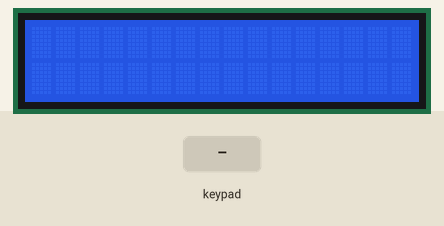
Recording of a sketch running on a simulated Arduino Uno, built with avr-gcc and run on an emulated ATmega328P. On the bench: 16×2 character LCD. The test bench sets the inputs (shaded band).

Above: at 1.2 s.
1.3 s: keypad keys 2 3 4 5 # pressed 0.4 s apart
At 4.9 s:
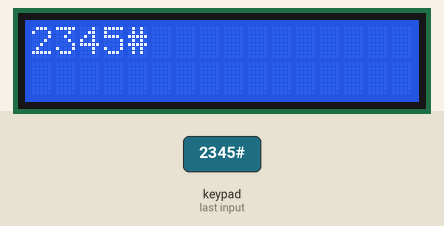
5.3 s: key 'A' pressed
At 5.8 s:
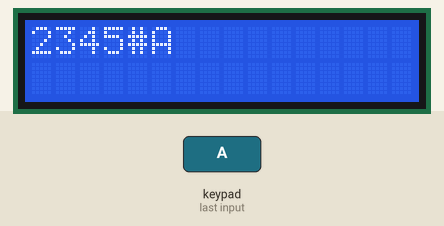
6.9 s: key 'B' pressed
At 7.6 s:
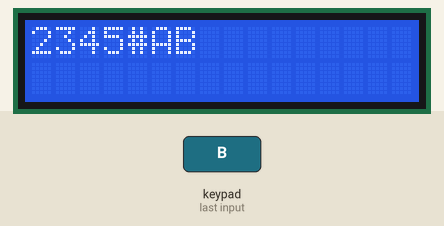
8.4 s: keypad keys 2 3 4 5 * pressed 0.4 s apart
At 11.6 s:
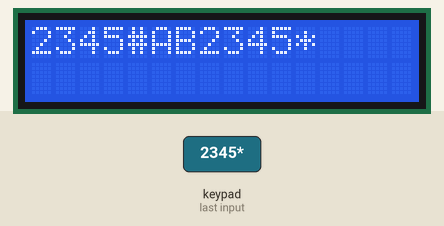
12.4 s: key 'C' pressed
At 13.7 s:
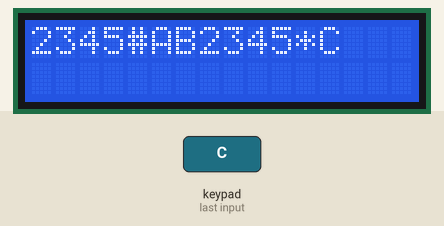
14.0 s: key '*' pressed
At 14.3 s:
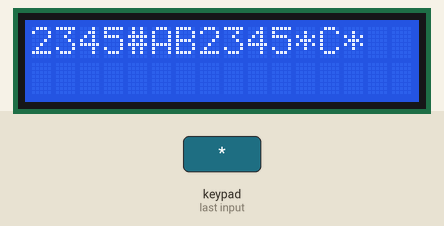
Timing chart, 0 to 16.5 s (numbered marks = the images above; inputs shaded):
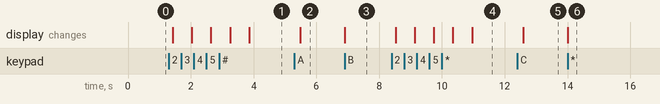

The sketch:

keypad_test.ino
```cpp
#include <Keypad.h>
#include <LiquidCrystal.h>
LiquidCrystal lcd(11, 10, 5, 4, 3, 2);

//4x4 matrix Keypad
const byte ROWS = 4;
const byte COLS = 4;

char keys[ROWS][COLS] = {
  {'1','2','3','A'},
  {'4','5','6','B'},
  {'7','8','9','C'},
  {'*','0','#','D'}
};

//Keypad Pin Setup
byte rowPins[ROWS] = {2,3,4,5};
byte colPins[COLS] = {6,7,8,9};

//initialize the Keypad library
Keypad keypad = Keypad( makeKeymap(keys),
                  rowPins, colPins, ROWS, COLS );
void setup(){
   keypad.setDebounceTime(200);  //keypad debounce
   lcd.begin(16, 2);
}
void loop()
{
   delay(5);
   char key = keypad.getKey();
   if(key != NO_KEY){
      lcd.print(key);
   }
}
```

Measured:
- after the input at 1.3 s, the display: first changes after 0.12 s (image 1 shows a later state)
- after the input at 5.3 s, the display: changes after 0.18 s (image 2)
- after the input at 6.9 s, the display: changes at once (image 3)
- after the input at 8.4 s, the display: first changes after 0.12 s (image 4 shows a later state)
- after the input at 12.4 s, the display: changes after 0.18 s (image 5)
- after the input at 14.0 s, the display: changes at once (image 6)
